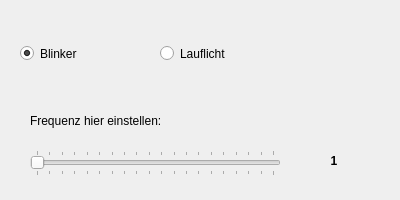
<?xml version="1.0" encoding="UTF-8"?>
<ui version="4.0">
 <class>Gui</class>
 <widget class="QWidget" name="Gui">
  <property name="geometry">
   <rect>
    <x>0</x>
    <y>0</y>
    <width>400</width>
    <height>200</height>
   </rect>
  </property>
  <property name="minimumSize">
   <size>
    <width>400</width>
    <height>200</height>
   </size>
  </property>
  <property name="maximumSize">
   <size>
    <width>400</width>
    <height>200</height>
   </size>
  </property>
  <property name="windowTitle">
   <string>Smartblink</string>
  </property>
  <widget class="QRadioButton" name="blinkButton">
   <property name="geometry">
    <rect>
     <x>20</x>
     <y>40</y>
     <width>119</width>
     <height>27</height>
    </rect>
   </property>
   <property name="text">
    <string>Blinker</string>
   </property>
   <property name="checked">
    <bool>true</bool>
   </property>
   <attribute name="buttonGroup">
    <string notr="true">buttonGroup</string>
   </attribute>
  </widget>
  <widget class="QRadioButton" name="lauflichtButton">
   <property name="geometry">
    <rect>
     <x>160</x>
     <y>40</y>
     <width>119</width>
     <height>27</height>
    </rect>
   </property>
   <property name="text">
    <string>Lauflicht</string>
   </property>
   <attribute name="buttonGroup">
    <string notr="true">buttonGroup</string>
   </attribute>
  </widget>
  <widget class="QSlider" name="speedSlider">
   <property name="geometry">
    <rect>
     <x>30</x>
     <y>150</y>
     <width>251</width>
     <height>26</height>
    </rect>
   </property>
   <property name="minimum">
    <number>1</number>
   </property>
   <property name="maximum">
    <number>20</number>
   </property>
   <property name="orientation">
    <enum>Qt::Horizontal</enum>
   </property>
   <property name="tickPosition">
    <enum>QSlider::TicksBothSides</enum>
   </property>
   <property name="tickInterval">
    <number>1</number>
   </property>
  </widget>
  <widget class="QLabel" name="label">
   <property name="geometry">
    <rect>
     <x>300</x>
     <y>150</y>
     <width>68</width>
     <height>22</height>
    </rect>
   </property>
   <property name="font">
    <font>
     <weight>75</weight>
     <bold>true</bold>
    </font>
   </property>
   <property name="text">
    <string>1</string>
   </property>
   <property name="alignment">
    <set>Qt::AlignCenter</set>
   </property>
  </widget>
  <widget class="QLabel" name="label_2">
   <property name="geometry">
    <rect>
     <x>30</x>
     <y>110</y>
     <width>271</width>
     <height>22</height>
    </rect>
   </property>
   <property name="text">
    <string>Frequenz hier einstellen:</string>
   </property>
  </widget>
 </widget>
 <layoutdefault spacing="6" margin="11"/>
 <resources/>
 <connections>
  <connection>
   <sender>speedSlider</sender>
   <signal>valueChanged(int)</signal>
   <receiver>label</receiver>
   <slot>setNum(int)</slot>
   <hints>
    <hint type="sourcelabel">
     <x>137</x>
     <y>156</y>
    </hint>
    <hint type="destinationlabel">
     <x>356</x>
     <y>137</y>
    </hint>
   </hints>
  </connection>
 </connections>
 <buttongroups>
  <buttongroup name="buttonGroup"/>
 </buttongroups>
</ui>
